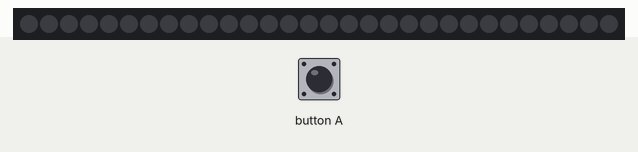
Recording of a program running on a simulated Calliope mini (MakeCode). Parts: 30 RGB LEDs in strip order, left to right. The inputs (shaded band) are chosen by the test bench. Dim RGB values are drawn brighter than linear.

Above: at 1.2 s.
1.3 s: button A pressed for 0.15 s
At 2.4 s:
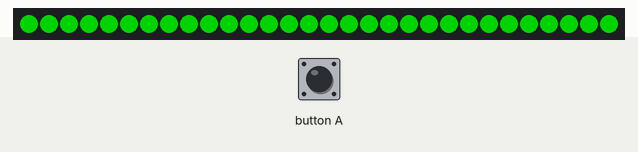
At 19.7 s:
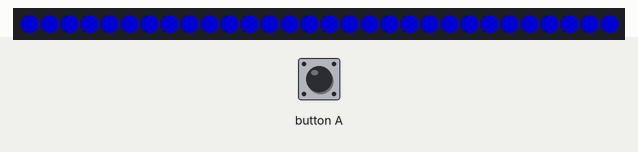

The program:

main.ts
```typescript
let strip: neopixel.Strip = null
input.onButtonEvent(Button.A, input.buttonEventClick(), function () {
    strip = neopixel.create(DigitalPin.P1, 30, NeoPixelMode.RGB)
    for (let Index = 0; Index <= 5; Index++) {
        for (let pixel_i = 0; pixel_i <= 30; pixel_i++) {
            if (pixel_i % (Index + 1) == 0) {
                strip.setPixelColor(pixel_i, neopixel.colors(NeoPixelColors.Green))
            } else {
                strip.setPixelColor(pixel_i, neopixel.colors(NeoPixelColors.Blue))
            }
        }
        for (let index = 0; index < 24; index++) {
            strip.rotate(1)
            strip.show()
            basic.pause(50)
        }
    }
    strip.showRainbow(1, 360)
    for (let index = 0; index < 200; index++) {
        strip.rotate(1)
        strip.show()
        basic.pause(50)
    }
    strip.show()
    strip.showColor(neopixel.colors(NeoPixelColors.Blue))
    strip.clear()
    basic.pause(1000)
    strip.showColor(neopixel.colors(NeoPixelColors.Green))
    strip.clear()
    basic.pause(1000)
    for (let index = 0; index < 3; index++) {
        strip.showColor(neopixel.colors(NeoPixelColors.Yellow))
        basic.pause(100)
        strip.showColor(neopixel.colors(NeoPixelColors.Red))
        basic.pause(100)
    }
    for (let index = 0; index < 3; index++) {
        strip.showColor(neopixel.colors(NeoPixelColors.Yellow))
        basic.pause(80)
        strip.showColor(neopixel.colors(NeoPixelColors.Red))
        basic.pause(80)
    }
    for (let index = 0; index < 3; index++) {
        strip.showColor(neopixel.colors(NeoPixelColors.Yellow))
        basic.pause(70)
        strip.showColor(neopixel.colors(NeoPixelColors.Red))
        basic.pause(70)
    }
    for (let index = 0; index < 3; index++) {
        strip.showColor(neopixel.colors(NeoPixelColors.Yellow))
        basic.pause(60)
        strip.showColor(neopixel.colors(NeoPixelColors.Red))
        basic.pause(60)
    }
    for (let index = 0; index < 3; index++) {
        strip.showColor(neopixel.colors(NeoPixelColors.Yellow))
        basic.pause(50)
        strip.showColor(neopixel.colors(NeoPixelColors.Red))
        basic.pause(60)
    }
    for (let index = 0; index < 4; index++) {
        strip.showColor(neopixel.colors(NeoPixelColors.Indigo))
        basic.pause(1000)
        strip.showColor(neopixel.colors(NeoPixelColors.Green))
        basic.pause(1000)
        strip.showColor(neopixel.colors(NeoPixelColors.Orange))
        basic.pause(1000)
    }
    strip.setBrightness(3000)
    strip.showColor(neopixel.colors(NeoPixelColors.White))
})
```

test.ts
```typescript
// Hier kann man Tests durchführen; diese Datei wird nicht kompiliert, wenn dieses Paket als Erweiterung verwendet wird.
```

Measured:
- after the input at 1.3 s, the LEDs: change after 0.15 s (image 1)
- what the display in image 1 shows lasts 1.2 s, from 1.5 s to 2.7 s
